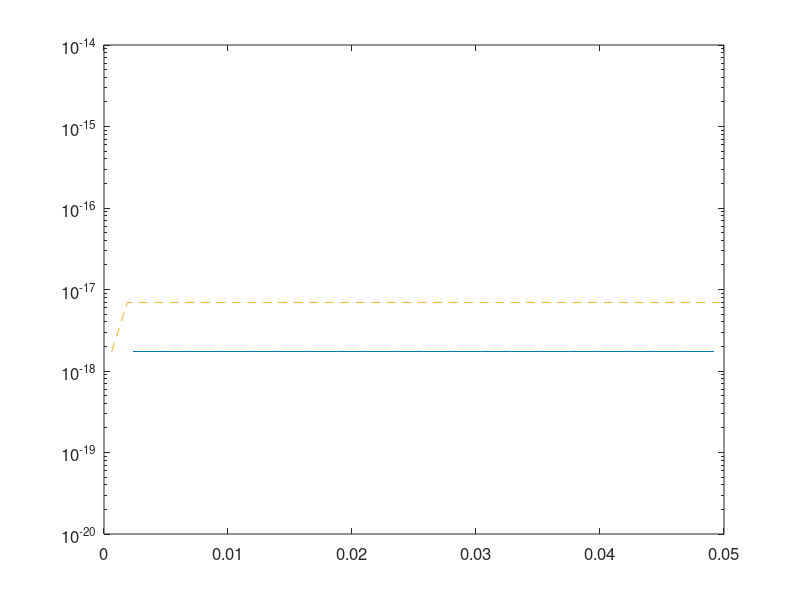

Here is the MATLAB script that generated this plot: (Note: this script raises an error after producing the figure.)
% u'(t)=1-c*sqrt(u)*u, t in [0,0.05] 
% Initial condition: u(0)=u_s ;
clear; clc,close all;
tic
Nt = [20 40 80];
U = [];
Error = [];
c = 10000;
u_s = 1/sqrt(c);
ta = 0;
tb = 0.05;
kappa = 800;
fun = @(t,u) 1-c*abs(u)*u;
for k = 1:length(Nt)
    N = Nt(k);
    h = (tb-ta)/N;    
    % relaxation
    c_s = (1+h*kappa+1/2*(h*kappa)^2+1/6*(h*kappa)^3+5*64/14293*(h*kappa)^4)/...
          (1+h*kappa+1/2*(h*kappa)^2+1/6*(h*kappa)^3+1/24*(h*kappa)^4+64/14293*(h*kappa)^5);
    h_r = c_s*h;
    N_r = (tb-ta)/h_r;
    A = [1 0 0 0 0;
         0.444370493651235 0.555629506348765 0 0 0;
         0.620101851488403 0 0.379898148511597 0 0;
         0.178079954393132 0 0 0.821920045606868 0;
         0 0 0.517231671970585 0.096059710526147 0.386708617503268];
    b = [0.39175222657189 0 0 0 0;
         0 0.368410593050371 0 0 0;
         0 0 0.251891774271694 0 0;
         0 0 0 0.54497475022852 0;
         0 0 0 0.063692468666290 0.226007483236906];
    t = ta:h_r:tb;                   % interval partition
    u(1) = 1.0*u_s;                  % initial value
    % recursive approximations
    psi(1) = 1;
    psi(2) = psi(1)*( A(1,1)+h*kappa*b(1,1) );
    psi(3) = psi(1)*( A(2,1)+h*kappa*b(2,1) ) + ...
             psi(2)*( A(2,2)+h*kappa*b(2,2) );
    psi(4) = psi(1)*( A(3,1)+h*kappa*b(3,1) ) + ...
             psi(2)*( A(3,2)+h*kappa*b(3,2) ) + ...
             psi(3)*( A(3,3)+h*kappa*b(3,3) );
    psi(5) = psi(1)*( A(4,1)+h*kappa*b(4,1) ) + ...
             psi(2)*( A(4,2)+h*kappa*b(4,2) ) + ...
             psi(3)*( A(4,3)+h*kappa*b(4,3) ) + ...
             psi(4)*( A(4,4)+h*kappa*b(4,4) );
    psi(6) = psi(1)*( A(5,1)+h*kappa*b(5,1) ) + ...
             psi(2)*( A(5,2)+h*kappa*b(5,2) ) + ...
             psi(3)*( A(5,3)+h*kappa*b(5,3) ) + ...
             psi(4)*( A(5,4)+h*kappa*b(5,4) ) + ...
             psi(5)*( A(5,5)+h*kappa*b(5,5) );
         
    for n = 1:N_r
        % pRRK(5,4) scheme
        u1 = 1/psi(2)*( psi(1)*( A(1,1)*u(n)+b(1,1)*h.*( fun(t(n),u(n))+       kappa*u(n) ) ) );
        u2 = 1/psi(3)*( psi(1)*( A(2,1)*u(n)+b(2,1)*h.*( fun(t(n),u(n))+       kappa*u(n) ) )+...
                        psi(2)*( A(2,2)*u1+  b(2,2)*h.*( fun(t(n)+0.39175222700392*h_r,u1)+kappa*u1 ) ) );
        u3 = 1/psi(4)*( psi(1)*( A(3,1)*u(n)+b(3,1)*h.*( fun(t(n),u(n))+       kappa*u(n) ) )+...
                        psi(2)*( A(3,2)*u1+  b(3,2)*h.*( fun(t(n)+0.39175222700392*h_r,u1)+kappa*u1 ) )+...
                        psi(3)*( A(3,3)*u2+  b(3,3)*h.*( fun(t(n)+0.58607968896779*h_r,u2)+kappa*u2 ) ) );
        u4 = 1/psi(5)*( psi(1)*( A(4,1)*u(n)+b(4,1)*h.*( fun(t(n),u(n))+       kappa*u(n) ) )+...
                        psi(2)*( A(4,2)*u1+  b(4,2)*h.*( fun(t(n)+0.39175222700392*h_r,u1)+kappa*u1 ) )+...
                        psi(3)*( A(4,3)*u2+  b(4,3)*h.*( fun(t(n)+0.58607968896779*h_r,u2)+kappa*u2 ) )+...
                        psi(4)*( A(4,4)*u3+  b(4,4)*h.*( fun(t(n)+0.47454236302687*h_r,u3)+kappa*u3 ) ) );
    u(n+1) = 1/psi(6)*( psi(1)*( A(5,1)*u(n)+b(5,1)*h.*( fun(t(n),u(n))+       kappa*u(n) ) )+...
                        psi(2)*( A(5,2)*u1+  b(5,2)*h.*( fun(t(n)+0.39175222700392*h_r,u1)+kappa*u1 ) )+...
                        psi(3)*( A(5,3)*u2+  b(5,3)*h.*( fun(t(n)+0.58607968896779*h_r,u2)+kappa*u2 ) )+...
                        psi(4)*( A(5,4)*u3+  b(5,4)*h.*( fun(t(n)+0.47454236302687*h_r,u3)+kappa*u3 ) )+...
                        psi(5)*( A(5,5)*u4+  b(5,5)*h.*( fun(t(n)+0.93501063100924*h_r,u4)+kappa*u4 ) ) );
    end
    T{k} = t;
    U{k} = u;
end
t_s = ta:0.0001:tb;
u_s = ones(1,length(t_s))*u_s;

%% logarithmic plot
figure(1)
semilogy(T{1},abs(U{1}-0.01),'-',T{2},abs(U{2}-0.01),':.',T{3},abs(U{3}-0.01),'--');
axis([ta,tb,1e-20,1e-14]);
set(gcf,'color','w');
set (gca,'FontSize',12,'fontweight','demi');
xlabel('$t$','Interpreter','latex','FontSize',16);
ylabel('$|u-u^{*}|$','Interpreter','latex','FontSize',16);
legend('$N=20$','$N=40$','$N=80$','location','northeast');
set(gcf,'Units','centimeters','Position',[10 5 13 10]);
set(gca,'linewidth',1);
set(gca,'box','off');
set(get(gca,'Children'),'linewidth',2);
toc